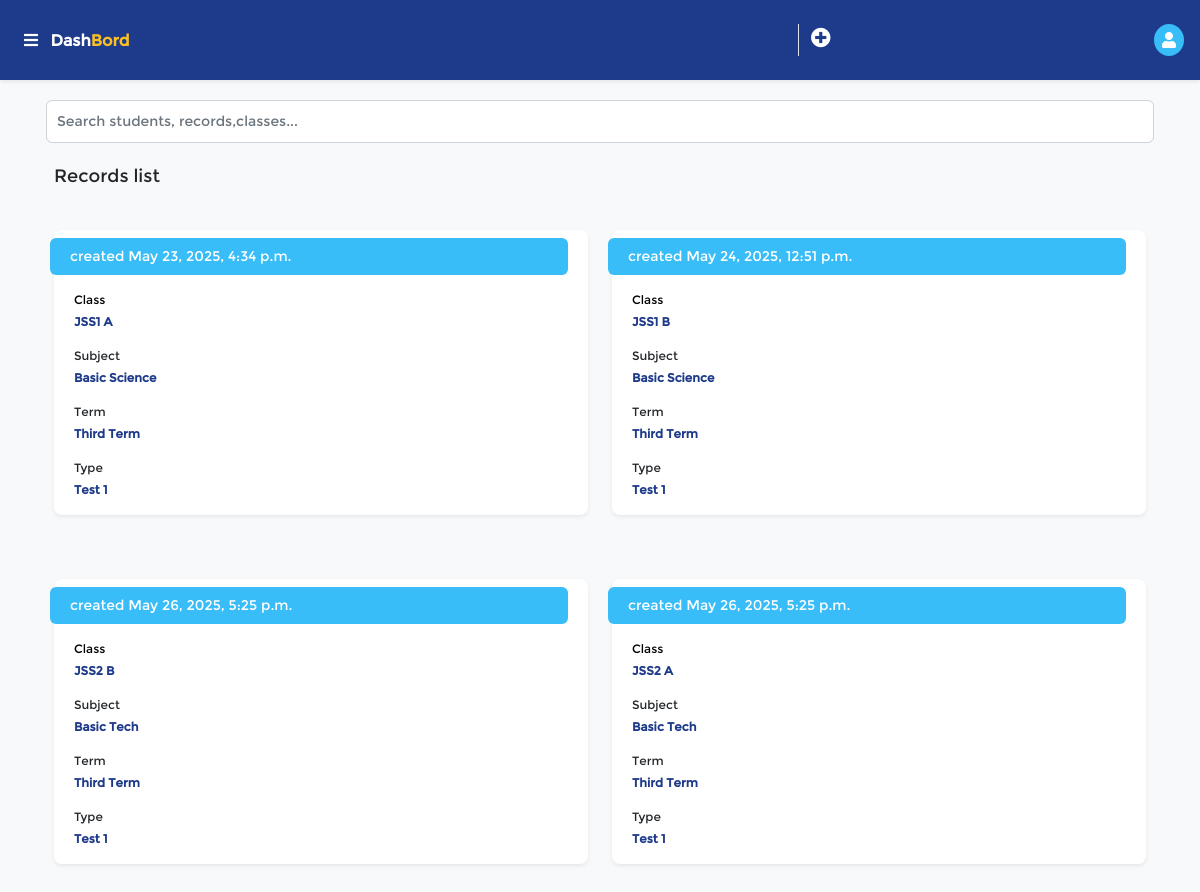
/record, run on an earlier commit of the app's database.
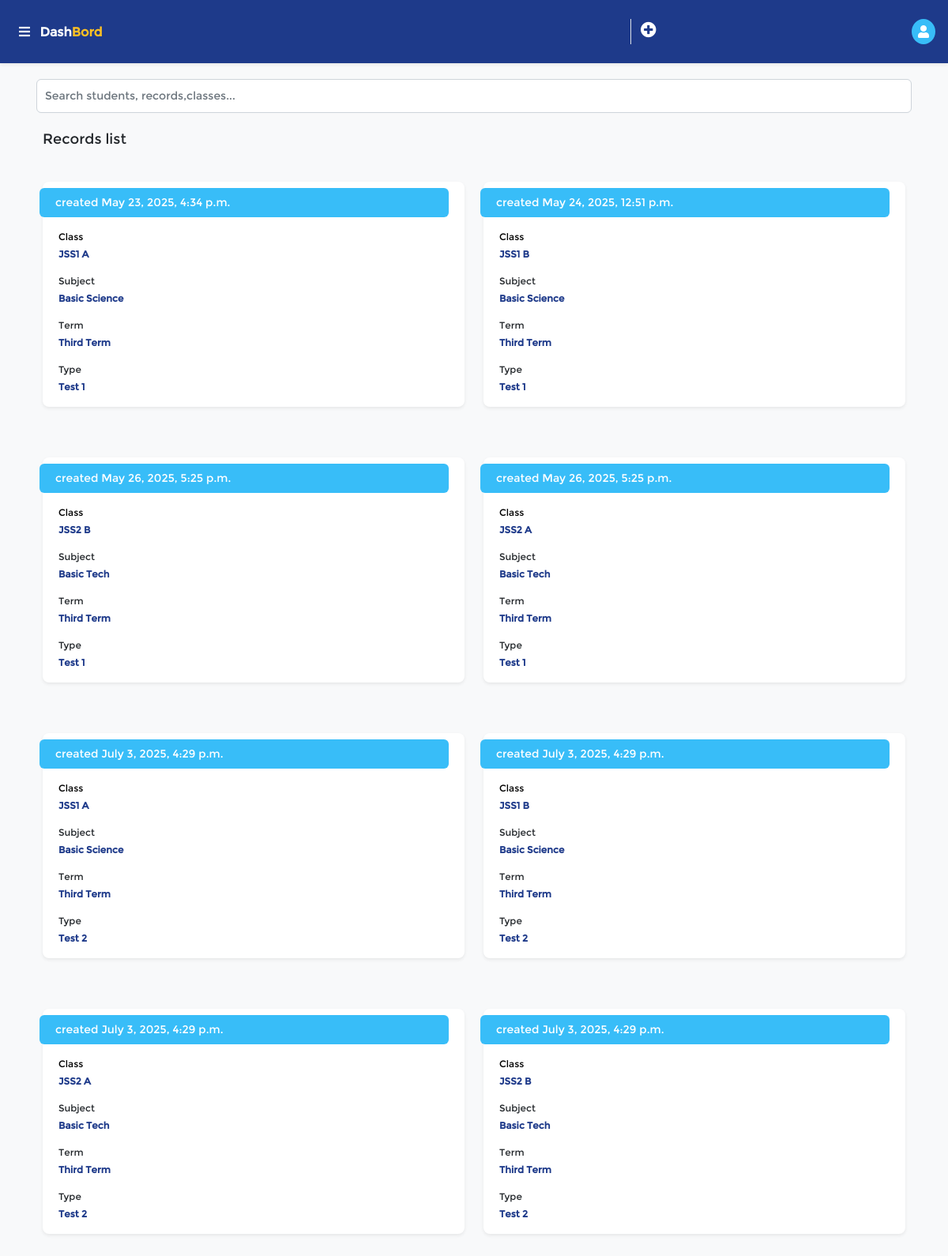
And on a later commit of the database.
### record/models.py (models this page shows, shortened)
class Record(models.Model):
  title = models.CharField(max_length=10000,choices=TERM_CHOICES)
  subject = models.ForeignKey(Subject,related_name='record',on_delete=models.CASCADE)
  date_created = models.DateTimeField(auto_now_add=True)
  record_type = models.CharField(choices=[('Test','Test'),('Exam','Exam')],max_length=1000000)
  total_score = models.IntegerField()
  class_name = models.ForeignKey(Class,on_delete=models.CASCADE,related_name="record",null=True,blank=True)
  record_number = models.IntegerField()
  class Meta:
    unique_together = ("title","subject","class_name","record_type","record_number")

class Class(models.Model):
  name = models.CharField(max_length=100000,choices=CLASSES)
  batch = models.CharField(max_length=100000,choices=[("A","A"),("B","B"),("C","C"),("D","D")])
  class Meta:
    unique_together = ("name","batch")
  def __str__(self):
    return f"{self.name} {self.batch}"

class Subject(models.Model):
  name = models.CharField(max_length=1000000,unique=True)
  def __str__(self):
    return self.name

### record/views.py (the view)
# urls.py: path("record", recordView,name="record-list"),
def recordView(request):
    record = Record.objects.all()
    history = History.objects.get_or_create(title="Record List",url=reverse('record-list'))
    history[0].time=datetime.datetime.now()
    history[0].save()
    context = dict(record=record)
    return render(request, "record.html", context)

### templates/record.html (shortened to what this page needs)
{%extends 'base.html'%}
{%block content%}
<div class="my-3 sz-18">
  Records list
</div>
    {%include 'record-list.html'%}
 {%endblock%}

### templates/record-list.html
<div class="row">
{%for rec in record%}
<div class="col-md-6 p-md-3 px-md-4">
   <div class="row p-2 color-bg-white rounded-3 my-2 mb-4 pointer-cursor sz-12 shadow-sm" hx-get="{% url 'get-record' rec.id %}" hx-target="body" hx-swap="outerHTML" hx-push-url="true" >
      <div class="mb-2 color-white color-bg-s p-2 row rounded">
        <div class="col sz-16 color-white hide "> Record {{forloop.counter}} </div> <div class=" sz-14 col-12"> created {{rec.date_created}} </div>
     </div>
       <div class="col-12 my-2 color-black">
       Class
       <br />
         <div class=" mt-1  color-p bold">
         {{rec.class_name}}
         </div>
       </div>
        <div class="col-12 my-2">
          Subject
            <br />
         <div class="mt-1  color-p bold">
           {{rec.subject}}
           </div>
       </div>
 <div class="col-12 my-2">
   Term
       <br />
         <div class="mt-1  color-p bold">
          {{rec.title}}
       </div>
       </div>
 <div class="col-12 my-2">
   Type
       <br />
         <div class="mt-1  color-p bold" style="">
          {{rec.record_type}} {{rec.record_number}}
       </div>
       </div>
     </div>
    </div>
   {%endfor%}
 </div>

What changed in the data, as far as the page shows it:
added Record: date_created "July 3, 2025, 4:29 p.m.", class_name "JSS1 A", subject "Basic Science", title "Third Term", record_type "Test", record_number "2"
added Record: date_created "July 3, 2025, 4:29 p.m.", class_name "JSS1 B", subject "Basic Science", title "Third Term", record_type "Test", record_number "2"
added Record: date_created "July 3, 2025, 4:29 p.m.", class_name "JSS2 A", subject "Basic Tech", title "Third Term", record_type "Test", record_number "2"
added Record: date_created "July 3, 2025, 4:29 p.m.", class_name "JSS2 B", subject "Basic Tech", title "Third Term", record_type "Test", record_number "2"
